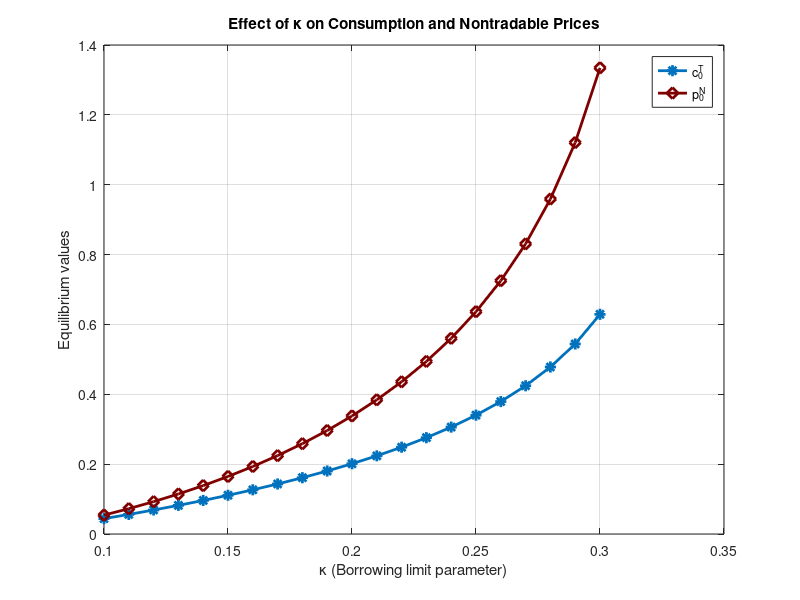

Recreate this plot in MATLAB.
%% Question (e): Effect of varying kappa on equilibrium consumption and prices
clear               
clc                
format compact     

% --- Model parameters ---
omega = 0.3;        % CES weight on tradable goods
eta = 0.205;        % CES elasticity parameter
b0 = -1.0064;       % Initial bond holdings
yN = 1;             % Nontradable endowment (fixed)
yTt = 1;            % Steady-state tradable endowment
shock = 0.05;       % Fixed 5% negative shock to tradable income
yT0 = (1 - shock) * yTt;

% --- Convergence controls ---
tol = 1e-8;         % Tolerance for fixed-point convergence
max_iter = 1000;    % Maximum iterations allowed

% --- Define range of kappa values ---
kappa_grid = 0.1:0.01:0.3;
n_k = length(kappa_grid);

% --- Store results for each kappa ---
cT_kappa = zeros(1, n_k);   % Equilibrium c_0^T
pN_kappa = zeros(1, n_k);   % Equilibrium p_0^N

% --- Loop over each value of kappa ---
for i = 1:n_k
    kappa = kappa_grid(i);

    % Initial guess for c0 based on MM curve with old price
    pNt = 2.2206;  % Use steady-state price as initial reference
    c0_old = yT0 * (1 + kappa) + kappa * pNt + b0;
    
    diff = 1;
    iter = 0;

    % Fixed-point iteration: alternate between BB and MM curve
    while diff > tol && iter < max_iter
        % Update p_0^N from BB curve
        pN0_new = ((1 - omega) / omega) * c0_old^(1 + eta);
        
        % Update c_0^T from MM curve
        c0_new = yT0 * (1 + kappa) + kappa * pN0_new + b0;
        
        % Check convergence
        diff = abs(c0_new - c0_old);
        c0_old = c0_new;
        iter = iter + 1;
    end

    % Store results
    cT_kappa(i) = c0_new;
    pN_kappa(i) = pN0_new;
end

% --- Plot equilibrium values against kappa ---
figure;
plot(kappa_grid, cT_kappa, '-*', 'LineWidth', 2, ...
     'Color', [0 0.4470 0.7410], 'MarkerSize', 8, ...
     'DisplayName', 'c_0^T'); hold on;

plot(kappa_grid, pN_kappa, '-d', 'LineWidth', 2, ...
     'Color', [0.5 0 0], 'MarkerSize', 8, ...
     'DisplayName', 'p_0^N');


xlabel('\kappa (Borrowing limit parameter)');
ylabel('Equilibrium values');
title('Effect of \kappa on Consumption and Nontradable Prices');
legend('Location','northeast');
grid on;
